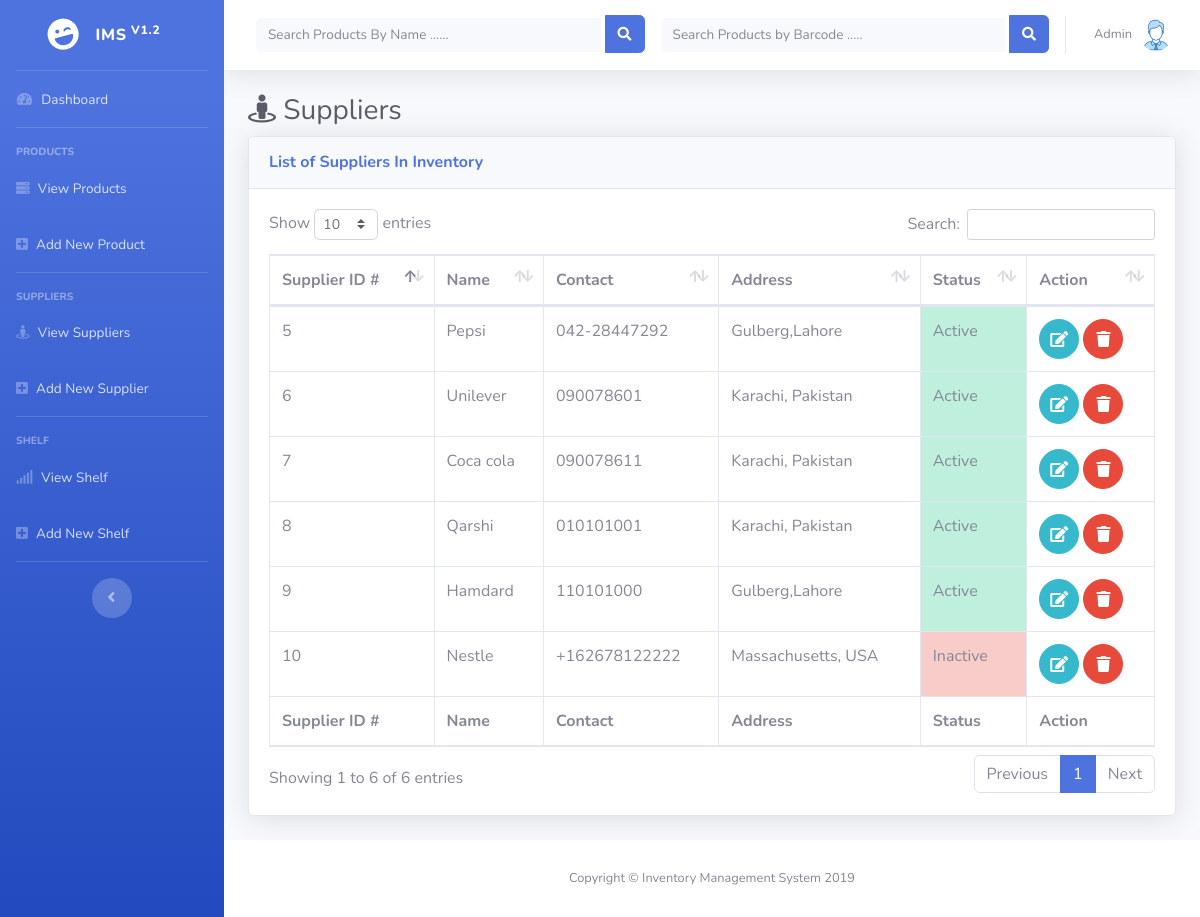
The page /Suppliers.php (signed in) on the database its author committed.
### tables this page shows
CREATE TABLE IF NOT EXISTS `supplier` (
  `supplier_id` int(11) NOT NULL AUTO_INCREMENT,
  `name` varchar(25) NOT NULL,
  `contact` varchar(25) NOT NULL,
  `address` varchar(50) NOT NULL,
  `status` tinyint(1) NOT NULL DEFAULT '1',
  PRIMARY KEY (`supplier_id`)
);

### include/Supplier.php (the view, shortened to what this page needs)
<?php
    class Supplier
    {
        public $conn;
        public function __construct($db){
            $this->conn = $db;
        }
        public function displayAllSuppliers()
        {
            $sql = "SELECT * from supplier";
            if($result = mysqli_query($this->conn,$sql))
            {
                if (mysqli_num_rows($result) > 0) {
                    while ($row = mysqli_fetch_array($result)) {
                        if($row['status']==1)
                        {
                            $status = '<td class="table-success">Active</td>';
                        }
                        else{
                            $status = '<td class="table-danger">Inactive</td>';
                        }
                        echo '<tr>
                        <td>'.$row['supplier_id'].'</td>
                        <td>'.$row['name'].'</td>
                        <td>'.$row['contact'].'</td>
                        <td>'.$row['address'].'</td>'.$status.'
                        <td>
                        <a  title="Edit Supplier" href="editSupplier.php?supplier='.$row['supplier_id'].'" style="color:white;"  class="btn btn-info btn-circle">
                        <i class="fas fa-edit"></i>
                      </a>
                        <a title="Delete Delete Supplier" href="action.php?deleteSupplier='.$row['supplier_id'].'" style="color:white;"  class="btn btn-danger btn-circle">
                        <i class="fas fa-trash"></i>
                      </a></td>
                      </tr>';
                    }
                }
            }
        }
    }
?>

### rows shown on the page
supplier: supplier_id "5", name "Pepsi", contact "042-28447292", address "Gulberg,Lahore", status "Active"
supplier: supplier_id "6", name "Unilever", contact "090078601", address "Karachi, Pakistan", status "Active"
supplier: supplier_id "7", name "Coca cola", contact "090078611", address "Karachi, Pakistan", status "Active"
supplier: supplier_id "8", name "Qarshi", contact "010101001", address "Karachi, Pakistan", status "Active"
supplier: supplier_id "9", name "Hamdard", contact "110101000", address "Gulberg,Lahore", status "Active"
supplier: supplier_id "10", name "Nestle", contact "+162678122222", address "Massachusetts, USA", status "Inactive"
